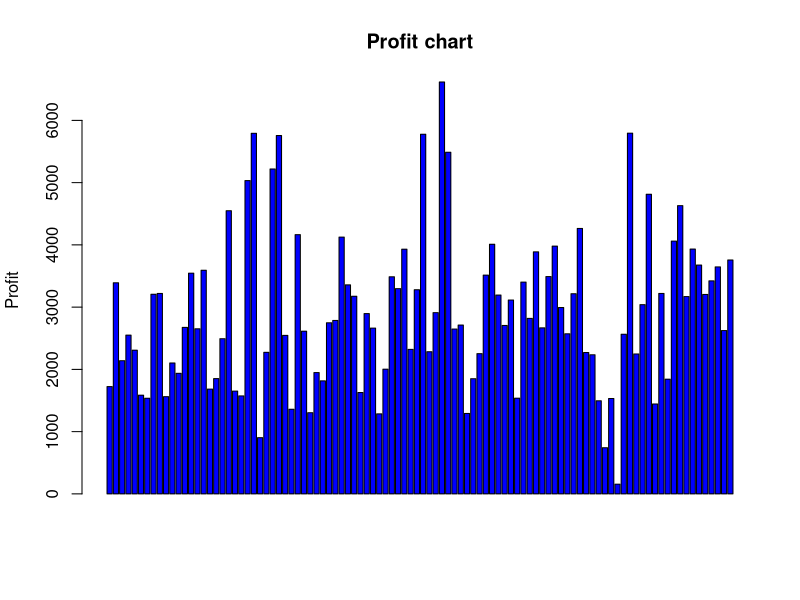

Here is the R script that generated this plot:
# A retailer wants to create a simulation to predict the profit on the sales of a certain tool she carries. 
# She knows the profit is a function of several factors, for which she has historical data:
# 
# Units Sold: Normal distribution, with a mean of 26 units and a standard deviation of 5.7 units.
# 
# Price: Discrete distribution. 55% of the time the price is 38 dollars, 30% of the time the price is 41.50 dollars, 
# and 15% of the time is 36.25 dollars.
# 
# Cost: Uniform distribution, with a max of 33.72 dollars and a min of 26.88 dollars.
# 
# Resource Factor: Normal distribution, with a mean of 3 and a standard deviation of 1.2.
# 
# The function for profit is as follows:
#   
#   Profit = (RF * (Units sold) * (Price)) - ((0.2) * (RF) * (Units sold) * (Cost)) + $320
# 
# Create a simulation that has 100 rows of monthly profits. Once you have completed this simulation exercise, 
# prepare a report stating what you did, what you learned, and your results. 
# You have the option to complete your simulation in either R, Python or Excel. Then submit it for grading.
# 


# For Units sold, we need normal distribution.
# rnorm(n, mean, sd)

UnitsSold <- rnorm(100, 26, 5.7)
print(UnitsSold)

# For Price we need Discrete distribution.

VectorDummy <- c(runif(100))          # Generating avector of 100 numbers between 0 and 1
new_value <- 0                        # Creating new value based on the condition
my_vec_price <- c()
for(i in VectorDummy) { 
  if(i<.15){
    new_value <- 36.25
  } else if(i<.45){
    new_value <- 41.5
  } else if (i < 1){
    new_value <- 38
  } 
  
  my_vec_price <- c(my_vec_price, new_value)    # Appending new value to the Price vector
}

print(my_vec_price)


# For Cost: Uniform distribution, with a max of 33.72 dollars and a min of 26.88 dollars.

Cost <- runif(100,26.88,33.72)
print(Cost)

# For Resource Factor: Normal distribution, with a mean of 3 and a standard deviation of 1.2.

Res_Factor <- rnorm(100, 3, 1.2)
print(Res_Factor)

# Calculating the Profit Using the given formula

Profit <- (Res_Factor * UnitsSold * my_vec_price) - (0.2 * Res_Factor * UnitsSold * Cost) + 320
print(Profit)



# Plot the bar chart 
barplot(Profit,ylab="Profit",col="blue",
        main="Profit chart")

